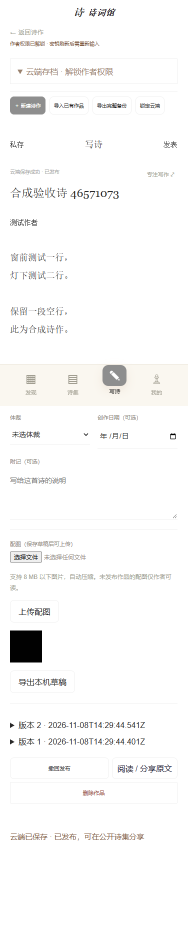
#> input picture docs/evidence/authoring-functional-375.png, 375 x 1898 px, given in place of poema-explore-all.webp, which was not available (shown at 1/2 size)
$ python visual-diff.py
#> lines starting #> are read from the running program, lines starting #| are printed output that depends on the picture
from PIL import Image,ImageChops,ImageStat,ImageDraw
from pathlib import Path
import json
Path('docs/evidence').mkdir(exist_ok=True)
pairs=[('gallery','poema-explore-all.webp','gallery-390.png',(390,514)),('reader','poema-reader-airport-bar.webp','reader-390.png',(390,844)),('writer','popoem-writer-crop.png','writer-390.png',(390,786)),('library','popoem-library-crop.png','library-390.png',(390,790)),('collections','xcz-library-crop.png','collections-390.png',(390,677)),('card','xcz-card-crop.png','card-seal.png',(552,818))]
rows=[]
for name,ref,impl,size in pairs:
 if not Path('docs/evidence',impl).exists():continue
 a=Image.open(Path('.reference',ref)).convert('RGB').resize(size);b=Image.open(Path('docs/evidence',impl)).convert('RGB');b=b.resize((size[0],round(b.height*size[0]/b.width)));b=b.crop((0,0,size[0],size[1]))
#> after `a = Image.open(Path('.reference', ref)).convert('RGB').resize(size)`:
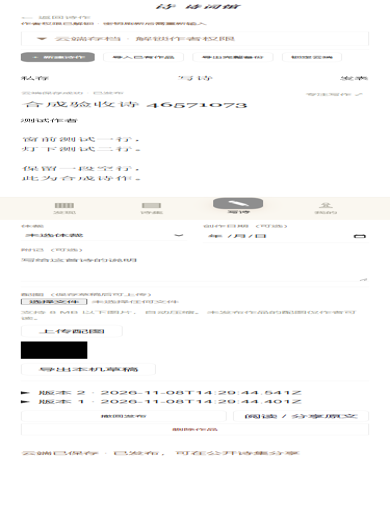
#> a: PIL image 390x514 RGB; mean R, G, B 249, 248.7, 248.3
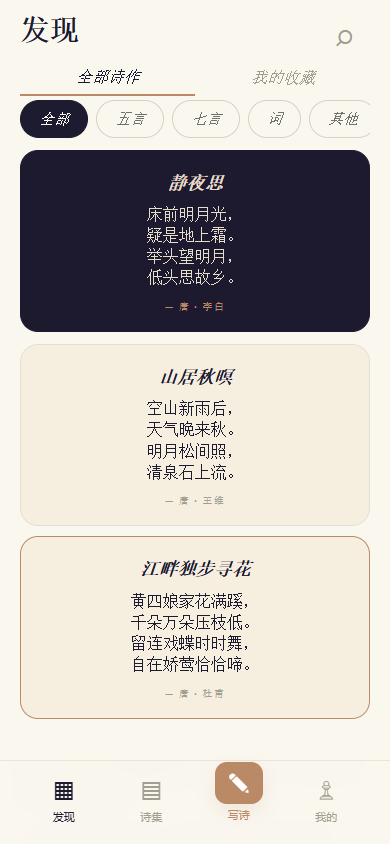
#> input picture docs/evidence/gallery-390.png, 390 x 844 px, found by its file name
#> further down, b is the input picture: PIL image 390x844 RGB; mean R, G, B 200.9, 195.9, 190.9
#> after `b = b.crop((0, 0, size[0], size[1]))`:
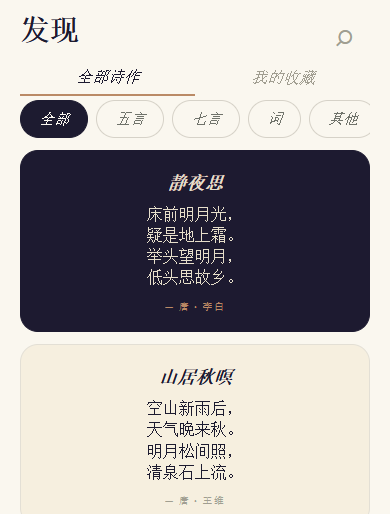
#> b: PIL image 390x514 RGB; mean R, G, B 175.1, 170.8, 170.2
 d=ImageChops.difference(a,b);st=ImageStat.Stat(d);pix=list(d.getdata());ratio=sum(max(p)>20 for p in pix)/len(pix)
#> after `d = ImageChops.difference(a, b)`:
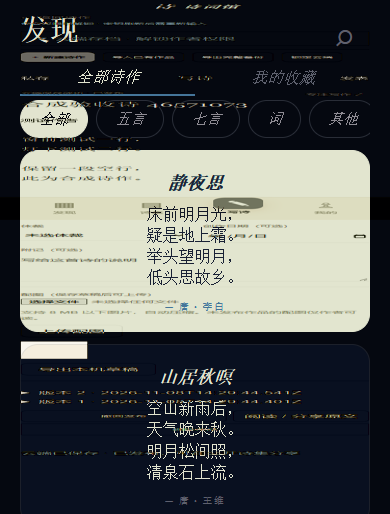
#> d: PIL image 390x514 RGB; mean R, G, B 81.2, 85, 84.3
#> after `pix = list(d.getdata())`: pix = 200460 items
#> after `ratio = sum((max(p) > 20 for p in pix)) / len(pix)`: ratio = 0.655
 board=Image.new('RGB',(size[0]*3,size[1]+28),'white');dr=ImageDraw.Draw(board)
#> after `board = Image.new('RGB', (size[0] * 3, size[1] + 28), 'white')`: board: PIL image 1170x542 RGB; every value is 255
 for x,label,img in [(0,'OFFICIAL REFERENCE',a),(size[0],'IMPLEMENTATION',b),(size[0]*2,'ABSOLUTE DIFFERENCE',d)]:board.paste(img,(x,28));dr.text((x+8,7),label,fill='black')
#> this loop made 3 passes
#> (x, label) on passes 1 to 3: (0, 'OFFICIAL REFERENCE'), (390, 'IMPLEMENTATION'), (780, 'ABSOLUTE DIFFERENCE')
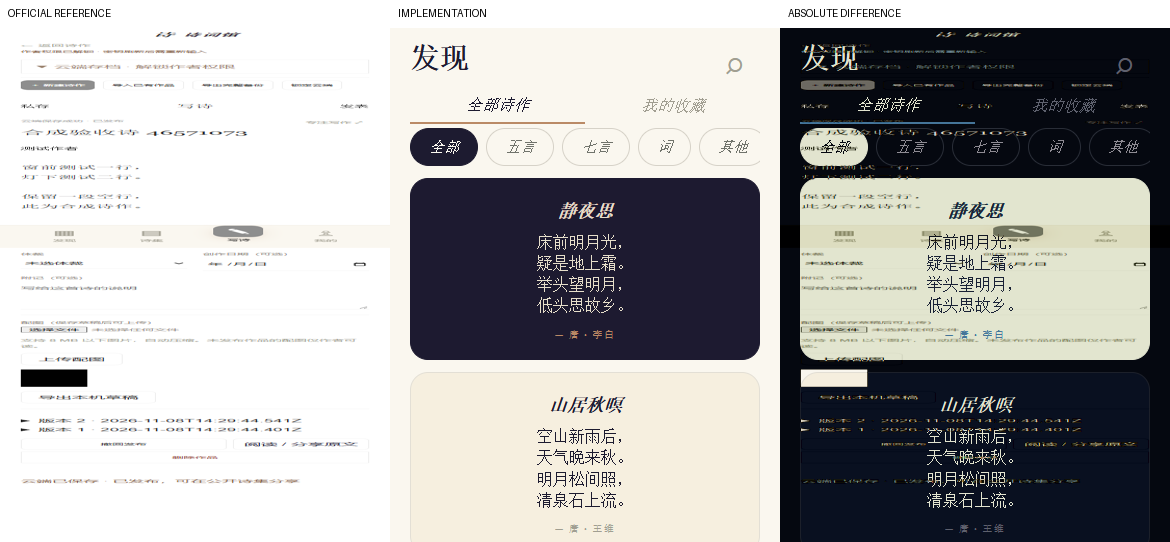
#> board: PIL image 1170x542 RGB; mean R, G, B 172.6, 172.3, 171.8
 board.save('.reference/'+name+'-comparison.png');d.save('docs/evidence/'+name+'-diff.png');a.save('.reference/'+name+'-normalized.png');b.save('.reference/'+name+'-implementation-normalized.png')
 rows.append(dict(screen=name,size=size,threshold=20,mismatched_pixel_ratio=round(ratio,5),mean_absolute_rgb_delta=round(sum(st.mean)/3,3),scope='Matched public-domain text; native fonts differ' if name=='card' else 'Localized/adaptive structural comparison; different text, chrome and states, NOT equality score'))
#> pass 2 of the loop `for name,ref,impl,size in pairs:`:
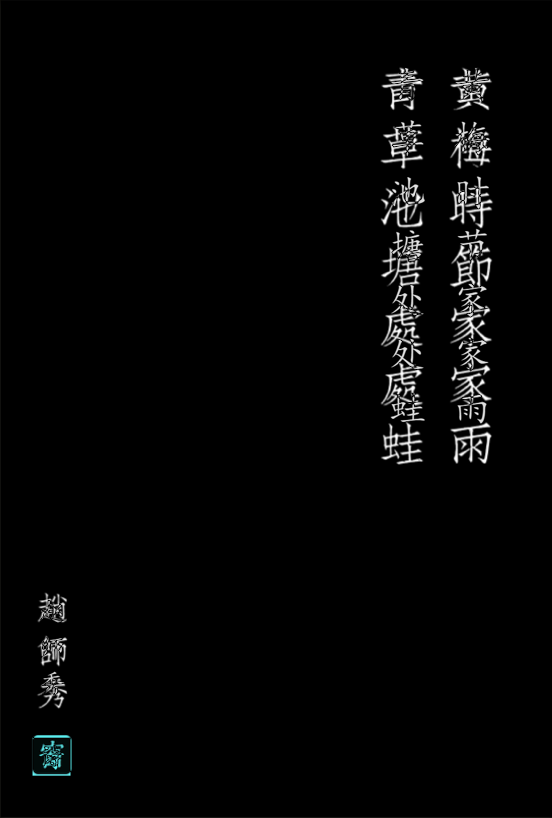
#> input picture docs/evidence/card-diff-iteration1.png, 552 x 818 px, given in place of poema-reader-airport-bar.webp, which was not available
#> a: PIL image 390x844 RGB
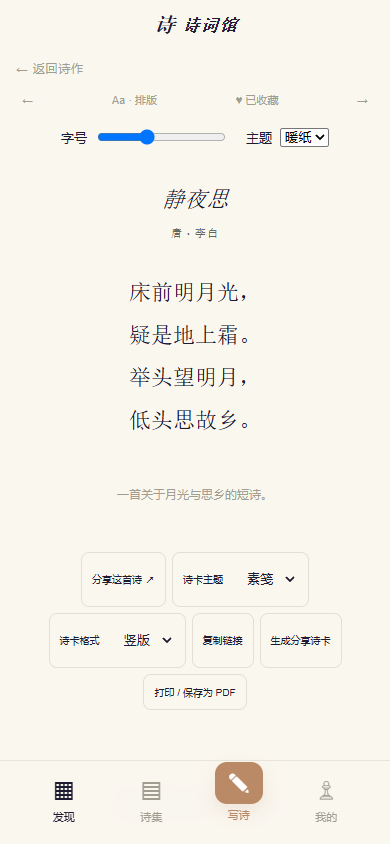
#> input picture docs/evidence/reader-390.png, 390 x 844 px, found by its file name
#> b is the input picture: PIL image 390x844 RGB; mean R, G, B 245.6, 242.5, 235
#> d: PIL image 390x844 RGB
#> pix = 329160 items
#> ratio = 0.998
#> the loop `for x,label,img in [(0,'OFFICIAL REFERENCE',a),(size[0],'IMPLEMENTATIO..` made 3 passes
#> after the loop `for x,label,img in [(0,'OFFICIAL REFERENCE',a),(size[0],'IMPLEMENTATIO..`:
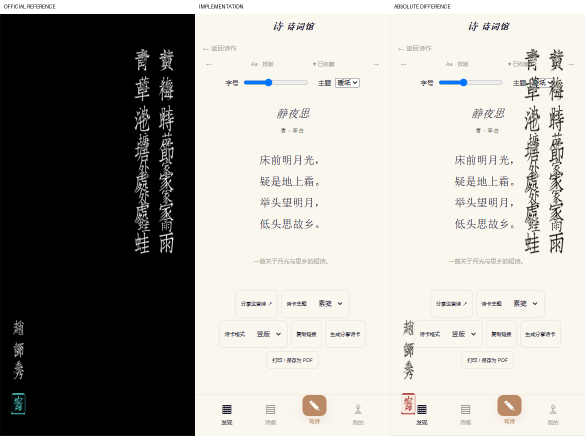
#> board: PIL image 1170x872 RGB (shown at 1/2 size); mean R, G, B 166.5, 164.5, 159.6
#> pass 3 of the loop `for name,ref,impl,size in pairs:`:
#> `a = Image.open(Path('.reference', ref)).convert('RGB').resize(size)`:
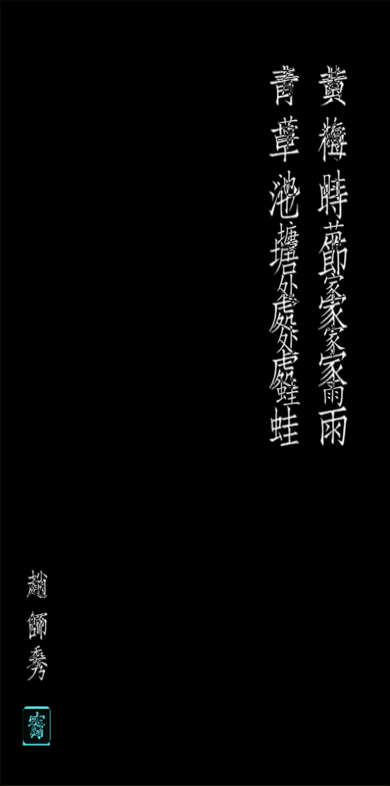
#> a: PIL image 390x786 RGB; mean R, G, B 4.9, 5.1, 5.1
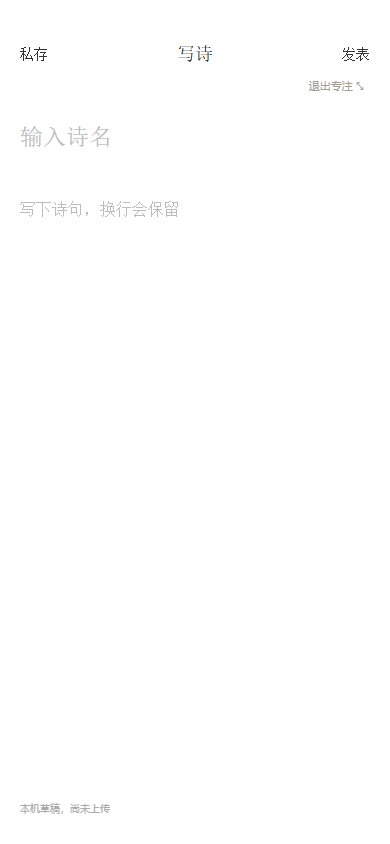
#> input picture docs/evidence/writer-390.png, 390 x 844 px, found by its file name
#> b is the input picture: PIL image 390x844 RGB; mean R, G, B 254.5, 254.5, 254.5
#> b: PIL image 390x786 RGB
#> d: PIL image 390x786 RGB
#> pix = 306540 items
#> ratio = 0.999
#> after the loop `for x,label,img in [(0,'OFFICIAL REFERENCE',a),(size[0],'IMPLEMENTATIO..`:
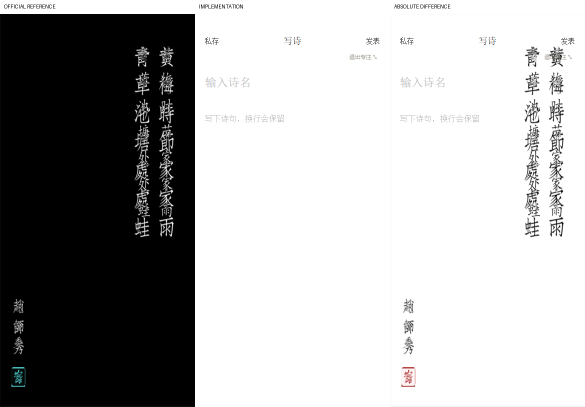
#> board: PIL image 1170x814 RGB (shown at 1/2 size); mean R, G, B 172.4, 172.4, 172.4
#> (the run stopped early here; a loop or call above may not have finished)
